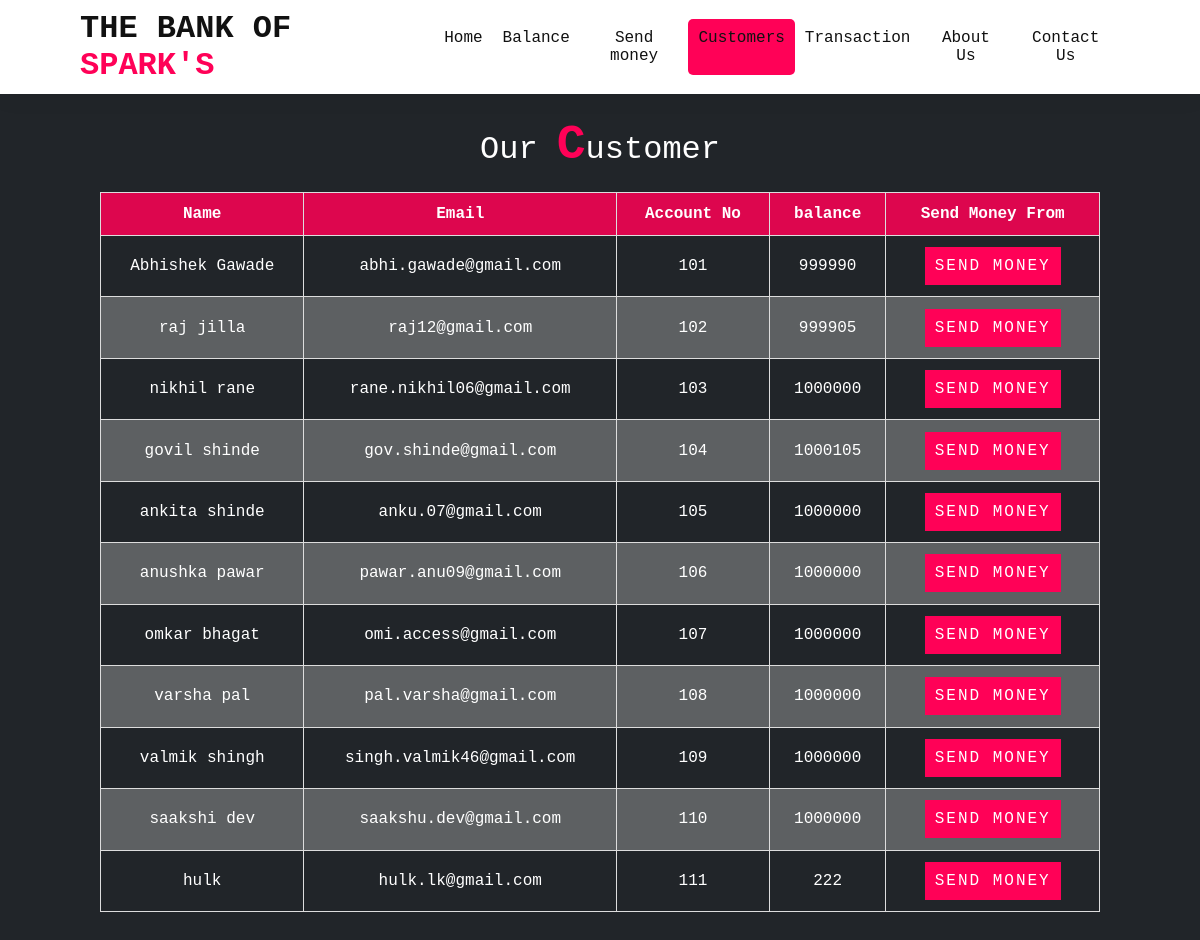
/View_All_Customer.php, run on the app's committed database.
### tables this page shows
CREATE TABLE `customer` (
  `Sr` int(50) NOT NULL,
  `Name` varchar(50) NOT NULL,
  `Email` varchar(50) NOT NULL,
  `AccountNo` int(50) NOT NULL,
  `Balance` int(50) NOT NULL
);

### View_All_Customer.php (the view, shortened to what this page needs)
<?php
include_once('MySql.php');
?>
<!DOCTYPE html>
<html lang="en">
<head>
    <link rel="stylesheet" href="style.css">
    <link rel="stylesheet" href="https://cdnjs.cloudflare.com/ajax/libs/font-awesome/5.15.3/css/all.min.css"
 />
</head>
<body>
    <header class="sticky">
        <a href="index.php" class="logo">THE BANK OF <span>SPARK'S</span></a>
        <ul class="navigation">
            <li><a href="index.php">Home</a></li>
            <li><a href="Check_Balance.php">Balance</a></li>
            <li><a href="Send_Money.php">Send money</a></li>
            <li class="active"><a href="View_All_Customer.php">Customers</a></li>
            <li><a href="Transaction.php">Transaction</a></li>
            <li><a href="AboutUs.php">About Us</a></li>
            <li><a href="Contact_Us.php">Contact Us</a></li>
        </ul>
    </header>
    <section class="customer_list">
        <div class="title">
            <h2 class="titletext">Our <span>C</span>ustomer</h2>
        </div>
        <div class="custtable">
            <table class="table" id="table">
                <thead>
                    <tr>
                        <th scope="col">Name</th>
                        <th scope="col">Email</th>
                        <th scope="col">Account No</th>
                        <th scope="col">balance</th>
                        <th scope="col">Send Money From</th>
                    </tr>
                </thead>
                <?php
                $sql ="SELECT * FROM customer";
                $result = mysqli_query($conn,$sql);
                    while($row =mysqli_fetch_assoc($result)){
                        echo '
                        <tr>
                            <td>'.$row['Name'].'</td>
                            <td>'.$row['Email'].'</td>
                            <td>'.$row['AccountNo'].'</td>
                            <td>'.$row['Balance'].'</td>
                            <td style="padding:10px 10px 10px 10px">
                            <a href="Send_Money.php?reads='.$row['AccountNo'].'">
                            <button type="submit" class="btton">Send money</button>
                            </a>
                            </td>
                        </tr>';
                    }
                ?>
            </table>
        </div>
    </section>
</body>
</html>

### style.css (style rules this page uses)
* { margin: 0; padding: 0; font-family: 'Courier New', Courier, monospace; box-sizing: border-box; scroll-behavior: smooth; }
body { min-height: 1000px; background-color:#212529 ; }
header { position: fixed; top: 0; left: 0; width: 100%; padding: 15px 70px; z-index: 10000; display: flex; justify-content: space-between; align-items: center; transition: 0.5s; }
header.sticky { background: #fff; padding: 10px 80px; box-shadow: 0 5px 20px rgba(0, 0, 0, 0.05); }
header .logo { color: #fff; font-weight: 700; font-size: 2em; text-decoration: none; }
header.sticky .logo { color: #111; }
header .logo span { color: #ff0157; }
header .navigation { position: relative; display: flex; }
header .navigation li { list-style: none; padding: 10px; align-items: center; text-align: center; }
header .navigation li.active { background: #ff0157; border-radius: 5px; text-align: center; justify-content: center; }
header .navigation li a { text-decoration: none; color: #fff; }
header.sticky ul li a { color: #111; }
section { padding: 100px; }
.title { width: 100%; display: flex; justify-content: center; align-items: center; flex-direction: column; }
.titletext { color: #fff; font-size: 2em; font-weight: 300; align-items: center; }
.titletext span { color: #ff0157; font-weight: 700; font-size: 1.5em; }
.custtable { padding-top: 20px; }
.custtable .table { padding-top: 20px; position: relative; width: 100%; margin-bottom: 20px; height: 90vh; text-align: center; border: solid 1px #fff; border-collapse:collapse; color: #fff; }
.custtable td, .custtable th { border: 1px solid #ddd; padding: 8px; font-size: 1em; }
.custtable tr:nth-child(even) { background-color: #f2f2f248; }
.custtable th { padding: 12px; background: #ff0156d8; }
.btton { font-size: 1em; color: #fff; background: #ff0157; text-transform: uppercase; text-decoration: none; letter-spacing: 2px; padding: 10px; transition: 0.5s; max-width: 200px; font-weight: 500; border: none; cursor: pointer; }

### data on the page
customer: Name "Abhishek Gawade", Email "abhi.gawade@gmail.com", AccountNo "101", Balance "999990"
customer: Name "raj jilla", Email "raj12@gmail.com", AccountNo "102", Balance "999905"
customer: Name "nikhil rane", Email "rane.nikhil06@gmail.com", AccountNo "103", Balance "1000000"
customer: Name "govil shinde", Email "gov.shinde@gmail.com", AccountNo "104", Balance "1000105"
customer: Name "ankita shinde", Email "anku.07@gmail.com", AccountNo "105", Balance "1000000"
customer: Name "anushka pawar", Email "pawar.anu09@gmail.com", AccountNo "106", Balance "1000000"
customer: Name "omkar bhagat", Email "omi.access@gmail.com", AccountNo "107", Balance "1000000"
customer: Name "varsha pal", Email "pal.varsha@gmail.com", AccountNo "108", Balance "1000000"
customer: Name "valmik shingh", Email "singh.valmik46@gmail.com", AccountNo "109", Balance "1000000"
customer: Name "saakshi dev", Email "saakshu.dev@gmail.com", AccountNo "110", Balance "1000000"
customer: Name "hulk", Email "hulk.lk@gmail.com", AccountNo "111", Balance "222"
